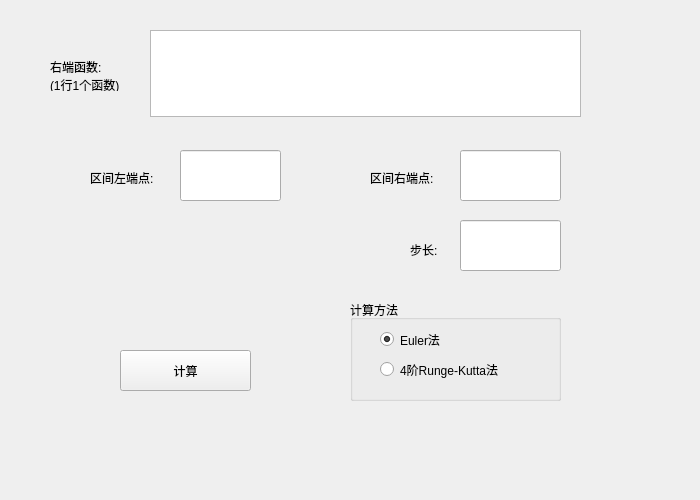
<?xml version="1.0" encoding="UTF-8"?>
<ui version="4.0">
 <class>E6t2</class>
 <widget class="QWidget" name="E6t2">
  <property name="geometry">
   <rect>
    <x>0</x>
    <y>0</y>
    <width>700</width>
    <height>500</height>
   </rect>
  </property>
  <property name="windowTitle">
   <string>Form</string>
  </property>
  <widget class="vecWidget" name="widget" native="true">
   <property name="geometry">
    <rect>
     <x>80</x>
     <y>230</y>
     <width>201</width>
     <height>101</height>
    </rect>
   </property>
  </widget>
  <widget class="QLabel" name="label">
   <property name="geometry">
    <rect>
     <x>50</x>
     <y>60</y>
     <width>91</width>
     <height>31</height>
    </rect>
   </property>
   <property name="text">
    <string>右端函数:
(1行1个函数)</string>
   </property>
  </widget>
  <widget class="QPlainTextEdit" name="plainTextEdit">
   <property name="geometry">
    <rect>
     <x>150</x>
     <y>30</y>
     <width>431</width>
     <height>87</height>
    </rect>
   </property>
  </widget>
  <widget class="QLabel" name="label_2">
   <property name="geometry">
    <rect>
     <x>90</x>
     <y>170</y>
     <width>91</width>
     <height>16</height>
    </rect>
   </property>
   <property name="text">
    <string>区间左端点:</string>
   </property>
  </widget>
  <widget class="QLineEdit" name="lineEdit">
   <property name="geometry">
    <rect>
     <x>180</x>
     <y>150</y>
     <width>101</width>
     <height>51</height>
    </rect>
   </property>
  </widget>
  <widget class="QLineEdit" name="lineEdit_2">
   <property name="geometry">
    <rect>
     <x>460</x>
     <y>150</y>
     <width>101</width>
     <height>51</height>
    </rect>
   </property>
  </widget>
  <widget class="QLabel" name="label_3">
   <property name="geometry">
    <rect>
     <x>370</x>
     <y>170</y>
     <width>91</width>
     <height>16</height>
    </rect>
   </property>
   <property name="text">
    <string>区间右端点:</string>
   </property>
  </widget>
  <widget class="QLineEdit" name="lineEdit_3">
   <property name="geometry">
    <rect>
     <x>460</x>
     <y>220</y>
     <width>101</width>
     <height>51</height>
    </rect>
   </property>
  </widget>
  <widget class="QLabel" name="label_4">
   <property name="geometry">
    <rect>
     <x>410</x>
     <y>240</y>
     <width>41</width>
     <height>20</height>
    </rect>
   </property>
   <property name="text">
    <string>步长:</string>
   </property>
  </widget>
  <widget class="QGroupBox" name="groupBox">
   <property name="geometry">
    <rect>
     <x>350</x>
     <y>300</y>
     <width>211</width>
     <height>101</height>
    </rect>
   </property>
   <property name="title">
    <string>计算方法</string>
   </property>
   <widget class="QRadioButton" name="radioButton">
    <property name="geometry">
     <rect>
      <x>30</x>
      <y>30</y>
      <width>115</width>
      <height>19</height>
     </rect>
    </property>
    <property name="text">
     <string>Euler法</string>
    </property>
    <property name="checked">
     <bool>true</bool>
    </property>
   </widget>
   <widget class="QRadioButton" name="radioButton_2">
    <property name="geometry">
     <rect>
      <x>30</x>
      <y>60</y>
      <width>151</width>
      <height>19</height>
     </rect>
    </property>
    <property name="text">
     <string>4阶Runge-Kutta法</string>
    </property>
   </widget>
  </widget>
  <widget class="QPushButton" name="pushButton">
   <property name="geometry">
    <rect>
     <x>120</x>
     <y>350</y>
     <width>131</width>
     <height>41</height>
    </rect>
   </property>
   <property name="text">
    <string>计算</string>
   </property>
  </widget>
 </widget>
 <customwidgets>
  <customwidget>
   <class>vecWidget</class>
   <extends>QWidget</extends>
   <header>vecwidget.h</header>
   <container>1</container>
  </customwidget>
 </customwidgets>
 <resources/>
 <connections/>
</ui>
